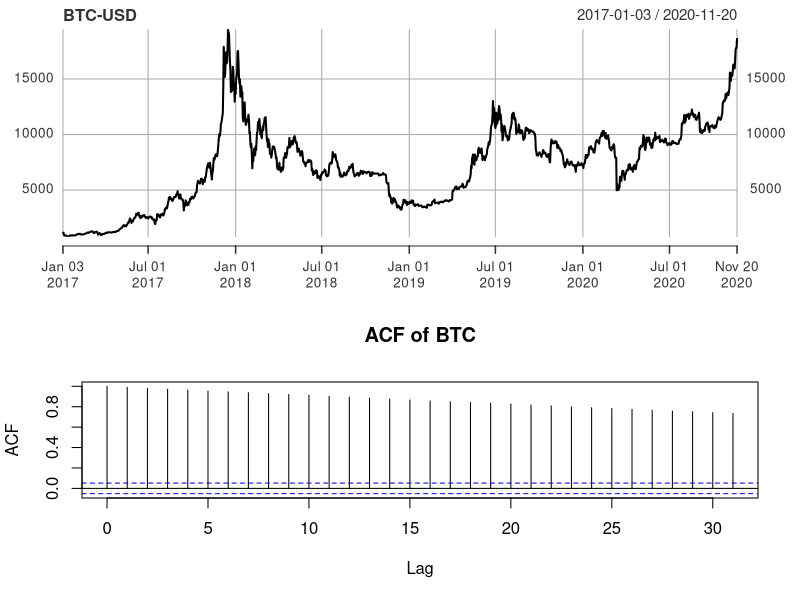
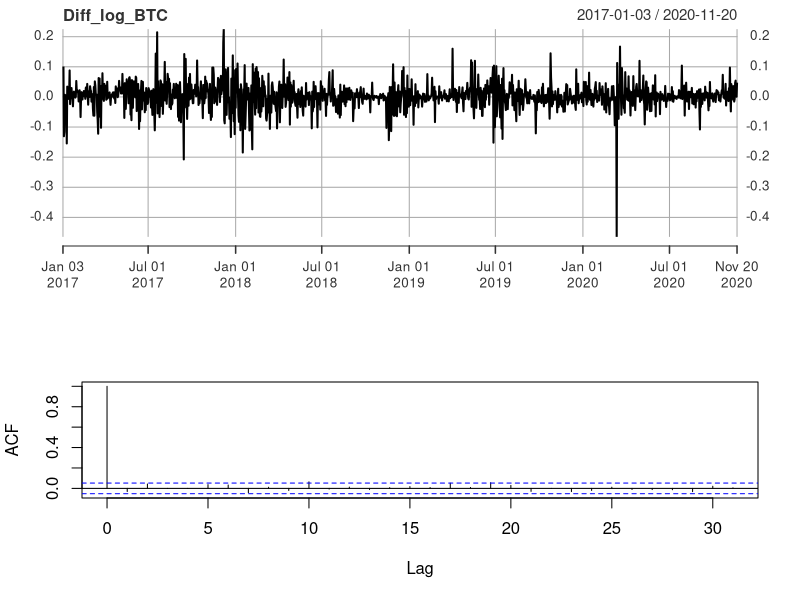
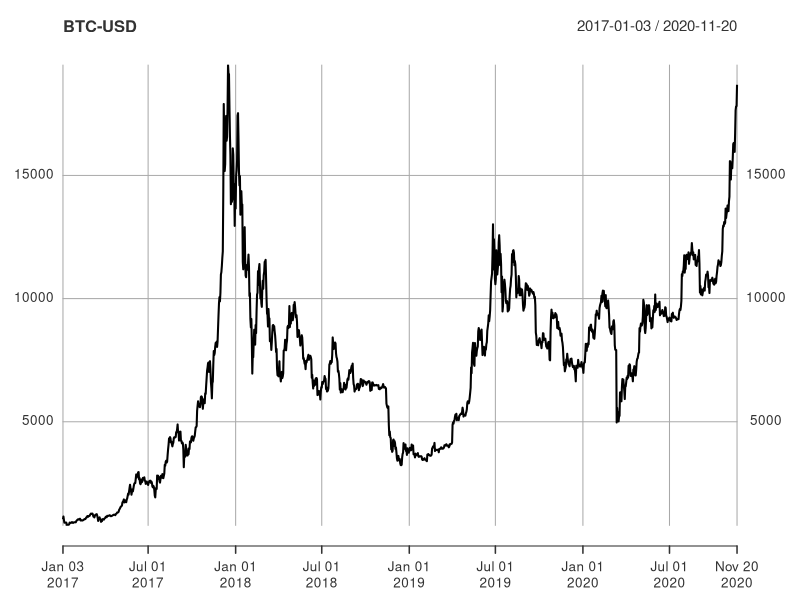
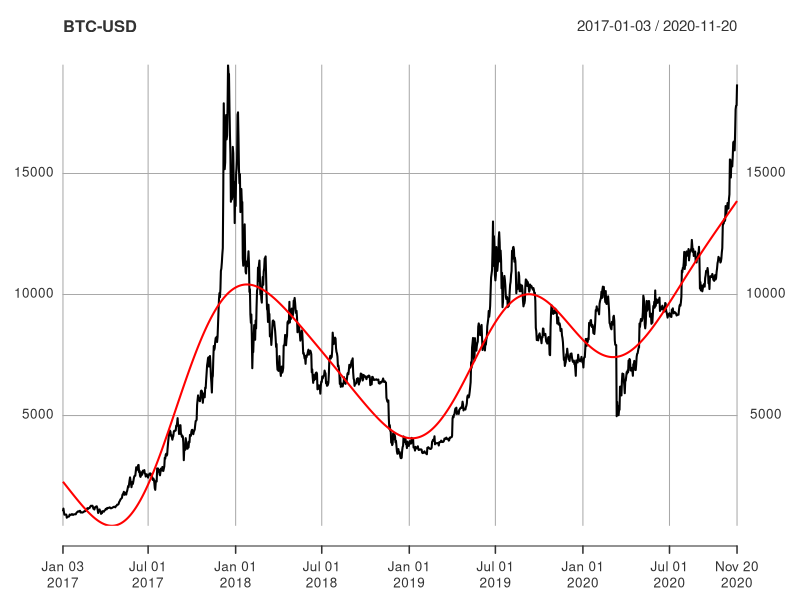
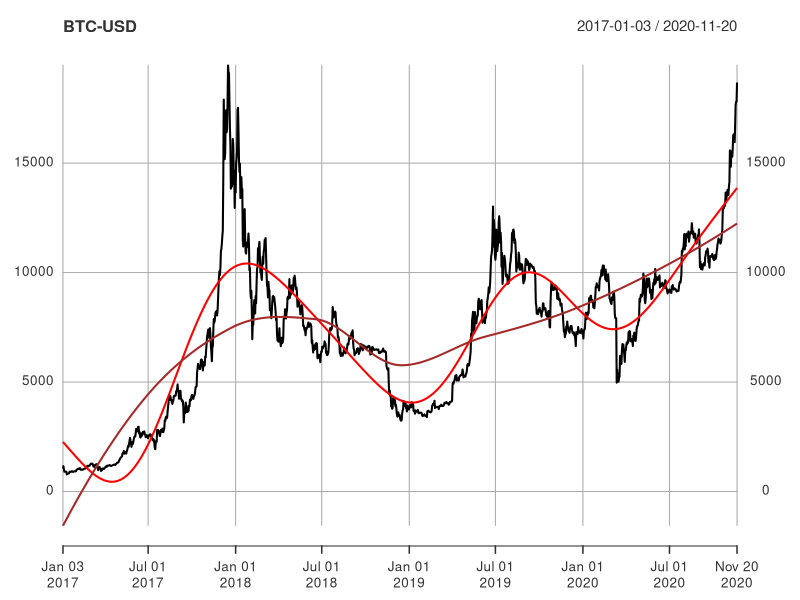
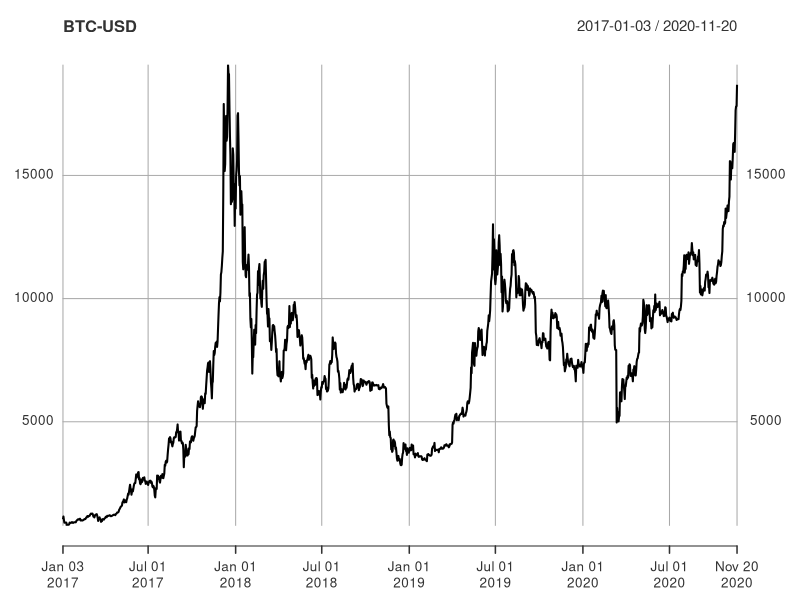
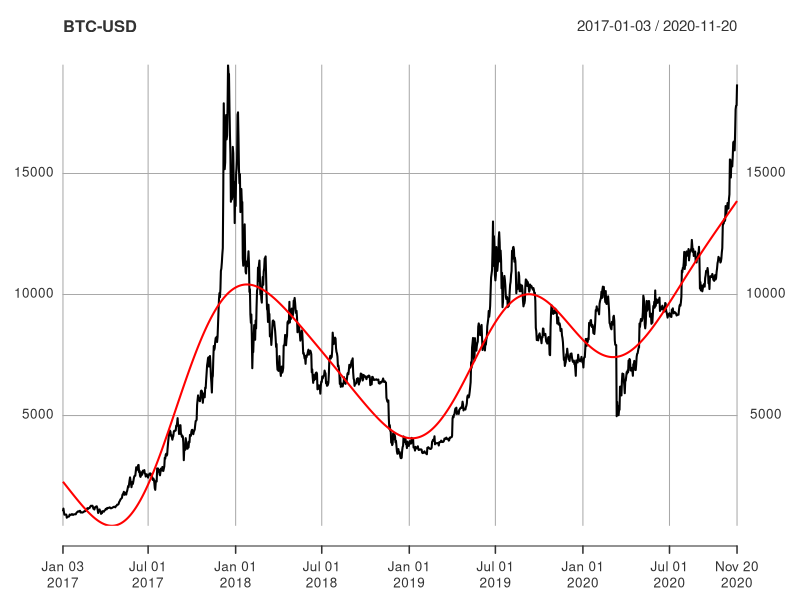
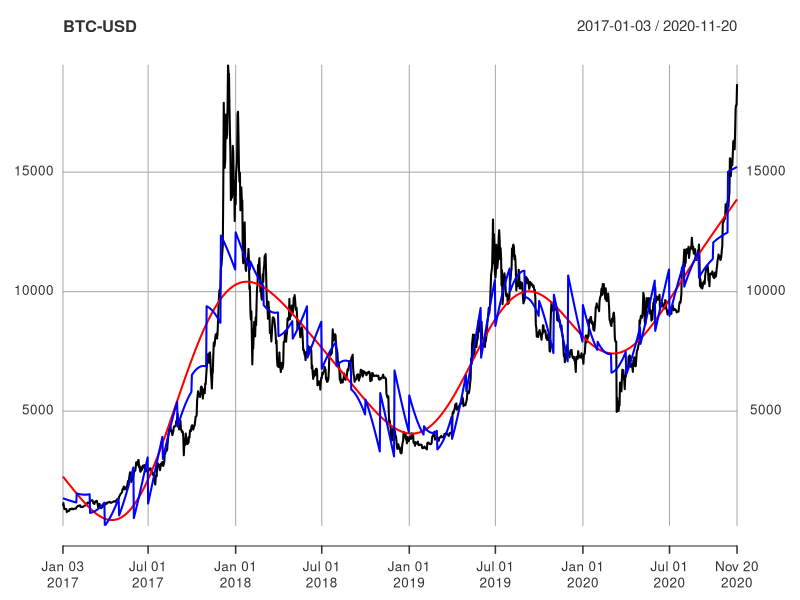

These figures' R source, in order:

library(xts)
install.packages("tseries")
library(tseries)
install.packages("mgcv")
library(mgcv)

#======================== Import & Process Data ========================
# BTC-USD data
databtc=read.csv('BTCUSD.csv',header = TRUE)
pricebtc=databtc[,c(5)]
## check the structure of the dates to specify the dates in the command below
mydates = as.Date(databtc[, 1], "%m/%d/%Y")
tsbtc = xts(pricebtc, mydates)
dlbtc=diff(log(tsbtc))

par(mfrow=c(2,1))
plot(tsbtc,main='BTC-USD')
acf(tsbtc,main='ACF of BTC')

#Differenced Log Time Series
plot(dlbtc,main='Diff_log_BTC')
acf(dlbtc[-1],main='')

## Stationarity Test: Kwiatkowski-Phillips-Schmidt-Shin (KPSS) test
## Null Hypothesis: Stationary Time Series
kpss.test(dlbtc[-1])
# Dickey-Fuller test
## Null Hypothesis: Non-Stationary Time Series
adf.test(dlbtc[-1], alternative = "stationary")

par(mfrow=c(1,1))
## Trend Estimation for original time series
time.pts = c(1:length(mydates))
time.pts = c(time.pts - min(time.pts))/max(time.pts)
## Local Polynomial Trend Estimation
loc.fit = loess(pricebtc~time.pts)
price.fit.loc = fitted(loc.fit)
loc.tsbtc=xts(price.fit.loc,mydates)
## Splines Trend Estimation
gam.fit = gam(pricebtc~s(time.pts))
summary(gam.fit)
price.fit.gam = fitted(gam.fit)
fit.tsbtc=xts(price.fit.gam,mydates)
plot(tsbtc,main='BTC-USD')
lines(fit.tsbtc,lwd=2,col="red")
lines(loc.tsbtc,lwd=2,col="brown")

## Is there a seasonality? 
month = as.factor(format(mydates,"%b"))
gam.fit.seastr.1 = gam(pricebtc~s(time.pts)+month)
summary(gam.fit.seastr.1)
fitseastr.tsbtc=xts(fitted(gam.fit.seastr.1),mydates)
plot(tsbtc,main='BTC-USD')
lines(fit.tsbtc,lwd=2,col="red")
lines(fitseastr.tsbtc,lwd=2,col="blue")

## Trend Estimation for the log differenced time series
## Splines Trend Estimation
diff.ts <- diff(log(pricebtc))
gam.fit.dif = gam(diff.ts~s(time.pts[-1]))
summary(gam.fit.dif)
difprice.fit.gam = fitted(gam.fit.dif)
fit.tsbtc.dif=xts(difprice.fit.gam,mydates[-1])
plot(dlbtc,main='BTC-USD - Log Difference')
lines(fit.tsbtc.dif,lwd=2,col="purple")

diff.ts.sq <- diff.ts^2 
gam.fit.dif.sq = gam(diff.ts.sq~s(time.pts[-1]))
summary(gam.fit.dif.sq)
difprice.fit.gam = fitted(gam.fit.dif.sq)
fit.tsbtc.dif=xts(difprice.fit.gam,mydates[-1])
plot(dlbtc^2,main='Log Difference Squared',ylim=c(0,0.06))
lines(fit.tsbtc.dif,lwd=2,col="purple")